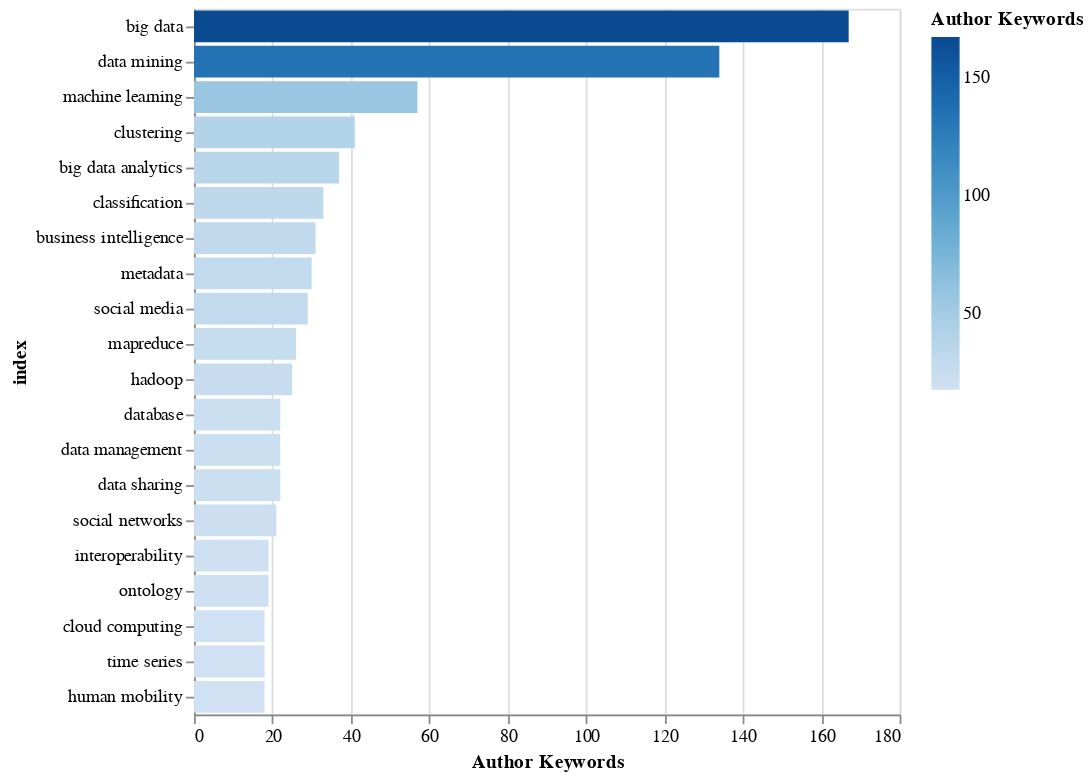

Write notebook code for a chart like this one.
### Code cell
alt.Chart(words[0:20]).mark_bar().encode(
    x="Author Keywords:Q",
    y=alt.Y("index:N", sort=alt.EncodingSortField(field="index:Q")),
    color="Author Keywords:Q",
)

### Figure 1 — Vega-Lite specification as saved in the notebook (floating-point values rounded to 4 significant figures)
{"config": {"view": {"continuousWidth": 400, "continuousHeight": 300}}, "data": {"name": "data-b54c7f732282dc3debe50cf41897f565"}, "mark": "bar", "encoding": {"color": {"type": "quantitative", "field": "Author Keywords"}, "x": {"type": "quantitative", "field": "Author Keywords"}, "y": {"type": "nominal", "field": "index", "sort": {"field": "index:Q"}}}, "$schema": "https://vega.github.io/schema/vega-lite/v4.8.1.json", "datasets": {"data-b54c7f732282dc3debe50cf41897f565": [{"index": "big data", "Author Keywords": 167}, {"index": "data mining", "Author Keywords": 134}, {"index": "machine learning", "Author Keywords": 57}, {"index": "clustering", "Author Keywords": 41}, {"index": "big data analytics", "Author Keywords": 37}, {"index": "classification", "Author Keywords": 33}, {"index": "business intelligence", "Author Keywords": 31}, {"index": "metadata", "Author Keywords": 30}, {"index": "social media", "Author Keywords": 29}, {"index": "mapreduce", "Author Keywords": 26}, {"index": "hadoop", "Author Keywords": 25}, {"index": "database", "Author Keywords": 22}, {"index": "data management", "Author Keywords": 22}, {"index": "data sharing", "Author Keywords": 22}, {"index": "social networks", "Author Keywords": 21}, {"index": "interoperability", "Author Keywords": 19}, {"index": "ontology", "Author Keywords": 19}, {"index": "cloud computing", "Author Keywords": 18}, {"index": "time series", "Author Keywords": 18}, {"index": "human mobility", "Author Keywords": 18}]}}
